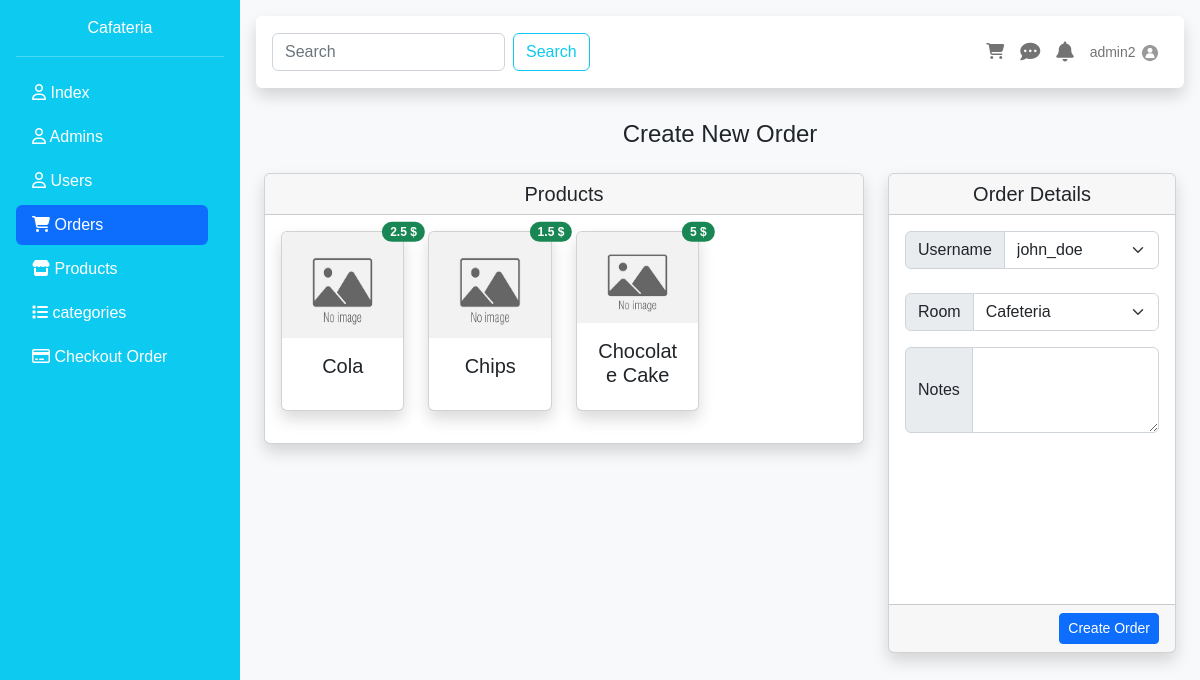
Page /order.php?add=Admin (signed in) on the committed database.
### tables this page shows
CREATE TABLE `products` (
  `id` int(10) UNSIGNED NOT NULL,
  `name` varchar(255) NOT NULL,
  `description` text DEFAULT NULL,
  `price` float NOT NULL,
  `picture` varchar(255) NOT NULL,
  `category_id` int(10) UNSIGNED NOT NULL,
  `status` enum('Available','Not Available') DEFAULT 'Available',
  `created_at` timestamp NOT NULL DEFAULT current_timestamp()
);

### DataBase/DBCLass.php (called while the page is built, shortened)
<?php
require "connect.php";
class Table extends Database{
    public $TbName;
    public function __construct($tableName){
        $this->TbName = $tableName;
    }
    public function Select(array $columns, $condition=1){
        $statement = "SELECT " . implode(",", $columns) . " FROM {$this->TbName} WHERE $condition";
        try {
            $selected = parent::connect()->query($statement);
            return $selected;
        } catch (PDOException $e){
            throw new Exception("PDO Error: " . $e->getMessage());
        }
    }
    public function FindById($cond,$value){
        $sql = "SELECT * FROM {$this->TbName} WHERE $cond = :val";
        $Sel = parent::connect()->prepare($sql);
        $Sel->execute(['val' => $value]);
        if($Sel->rowCount() > 0){
            $result = $Sel->fetch();
            return $result;
        }else{
            throw new Exception("is not Found");
        }
    }
}
?>

### DataBase/connect.php (called while the page is built, shortened)
<?php
class Database{
    static protected $connection = false ;
    private static $server = 'localhost';
    private static $root = "root";
    private static $pass = "";
    private static $Db = "cafeteria";
    public static function connect(){
        if(!self::$connection){
            try {
                self::$connection = new PDO("mysql:host=".self::$server.";dbname=".self::$Db."", self::$root, self::$pass);
            } catch (PDOException $e) {
                die("PDO CONNECTION ERROR: " . $e->getMessage() . "<br/>");
            }
        }
        return self::$connection;
    }
}
?>

### orders/addForm.php (the view, shortened to what this page needs)
<div class="row">
    <div class="col-lg-12">
        <div class="text-center">
            <h2 class="h4 text-gray-900 mb-4">Create New Order</h2>
        </div>
        <div class="row px-4 g-4 justify-content-between">
            <div class="col-8">
                <div class="card shadow">
                    <h5 class="card-header text-center">Products</h5>
                    <div class="card-body">
                        <div class="row row-cols-2 row-cols-md-2 row-cols-lg-4 g-4 justify-content-start align-items-center mb-3">
                            <?php foreach($products_result as $product) {?>
                                <div class="col product_card" data-product-id="<?=$product['id']?>" data-product-price="<?=$product['price']?>" data-product-name="<?=$product['name']?>">
                                    <div class="card shadow position-relative" style="height:180px">
                                        <img class="card-img-top" style="height: 15vh" src="uploads/<?=$product['picture']?>" alt="...">
                                        <div class="card-body">
                                            <h5 class="card-title text-center"><?=$product['name']?></h5>
                                        </div>
                                        <span class="position-absolute top-0 start-100 translate-middle badge rounded-pill bg-success">
                                            <?=$product['price']?> $
                                        </span>
                                    </div>
                                </div>
                            <?php }?>
                        </div>
                    </div>
                </div>
            </div>
            <div class="col-4">
                <form action="orders/add.php" method="post">
                    <div class="card shadow" style="min-height: 60vh;">
                        <h5 class="card-header text-center">Order Details</h5>
                        <div class="card-body">
                            <div class="input-group mb-4">
                                <span class="input-group-text" id="basic-addon1">Username</span>
                                <select class="form-control form-select" name="user_id" aria-label="Select user">
                                    <?php foreach($users_result as $user) {?>
                                        <option value="<?=$user['id']?>"><?=$user['username']?></option>
                                    <?php }?>
                                </select>
                            </div>
                            <div class="input-group mb-3">
                                <span class="input-group-text" id="basic-addon1">Room</span>
                                <select class="form-control form-select" name="room_number" aria-label="Select room number">
                                    <?php
                                    $rooms = ['Cafeteria', 'Room One (R1)', 'Room Two (R2)', 'Room Three (R3)', 'Room Four (R4)'];
                                    foreach($rooms as $room) {?>
                                        <option value="<?=$room?>"><?=$room?></option>
                                    <?php }?>
                                </select>
                            </div>
                            <div class="input-group mb-3">
                                <labal class="input-group-text" for="notes">Notes</labal>
                                <textarea name="notes" id="notes" class="form-control" cols="30" rows="3"></textarea>
                            </div>
                        </div>
                        <div class="card-footer d-flex justify-content-between">
                            <button type="submit" class="btn btn-sm  btn-primary">Create Order</button>
                        </div>
                </div>
                </form>
            </div>
        </div>
    </div>
</div>

### include/navbar.php (shortened to what this page needs)
<?php
    $newTable = new Table('admins');
    $currentAdmin = $newTable->FindById('id',$_SESSION['id']);
?>
<div id="body_content" class="bg-light flex-fill">
    <div class="p-3">
        <nav class="navbar navbar-expand-lg bg-white shadow rounded p-3 mb-3">
            <form class="d-flex" role="search">
                <input class="form-control me-2" type="search" placeholder="Search" aria-label="Search">
                <button class="btn btn-outline-info" type="submit">Search</button>
            </form>
            <ul class="navbar-nav ms-auto d-flex flex-row">
                <li class="nav-item me-3 me-lg-0">
                    <a class="nav-link" href="#!">
                        <i class="fas fa-shopping-cart"></i>
                    </a>
                </li>
                <li class="nav-item me-3 me-lg-0">
                    <a class="nav-link" href="#!">
                        <i class="fas fa-comment-dots fa-lg"></i>
                    </a>
                </li>
                <li class="nav-item me-3 me-lg-0">
                    <a class="nav-link" href="#!">
                        <i class="fas fa-bell fa-lg"></i>
                    </a>
                </li>
                <li class="nav-item dropdown me-3 me-lg-0">
                  <a class="nav-link dropdown-toggle" href="#" id="userDropdown" role="button" data-bs-toggle="dropdown" aria-expanded="false">
                 <span class="mr-2 d-none d-lg-inline text-gray-600 small"><?=$currentAdmin['username']?></span>
                      <img class="rounded-circle" src="uploads/<?= $currentAdmin['profile_picture']?>" width="20px" height="20px">
                   </a>
                </li>
            </ul>
        </nav>
    </div>

### include/sidebar.php (style rules this page uses)
html, body { height: 100%; font-family: 'Ubuntu', sans-serif; }
.dropdown-toggle::after { content: none; }

### rows in the picture
products: picture (placeholder picture), name "Cola", price "2.5"
products: picture (placeholder picture), name "Chips", price "1.5"
products: picture (placeholder picture), name "Chocolate Cake", price "5"

### other values in the picture
$currentAdmin['username'] "admin2"
form field user_id "john_doe"
form field room_number "Cafeteria"
